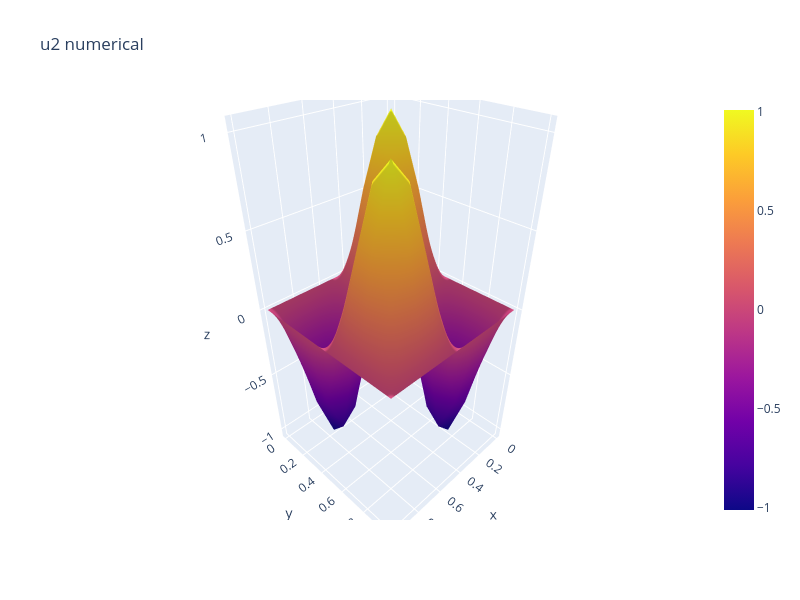

Notebook code cell kept with this figure:
### Code cell
u2 = np.linalg.solve(A2, b2)
u2_full=np.zeros((N+2,M+2))
u2_full[1:N+1,1:M+1] = u2.reshape(N,M)
fig = go.Figure(data=[go.Surface(z=u2_full, x=X_full, y=Y_full)])
fig.update_layout(title='u2 numerical', autosize=False, width=800, height=600)
fig.show()
